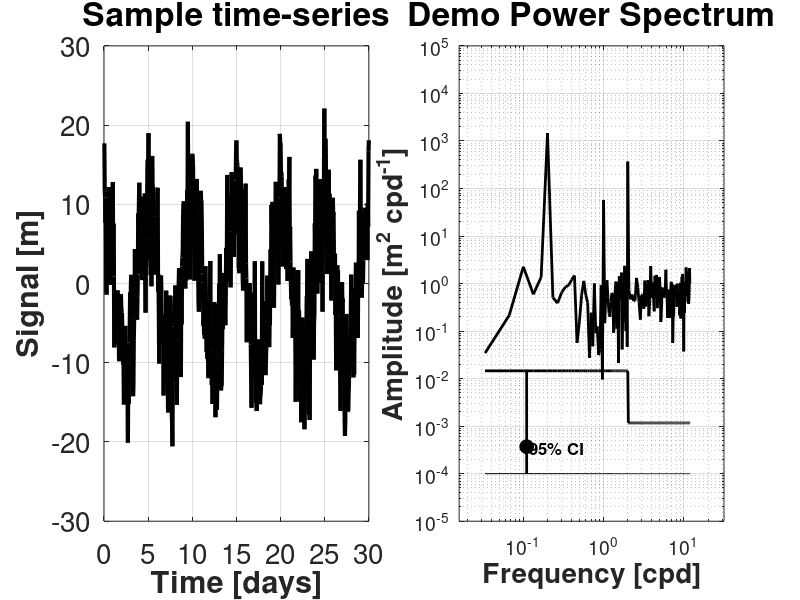

This chart was generated by the following MATLAB code:
%% power_spec_demo.m
% Use pseudo data to demonstrate technique used to create a power spectrum
% with error bars

clear all; close all;

%% Create some pseudo-data for demo purposes 

dt = 1/24; %sampling frequency 1/hr
t = dt:dt:30;


y1 = 5*cos(t*2*pi*2.0); % Semi-diurnal (2/day) signal
y2 = 2*cos(t*2*pi*1.0); % small Diurnal (1/day) signal
y3 = 10*cos(t*2*pi*0.2); % large Low-frequency (0.2/day) signal

Y = y1+y2+y3+randn(size(t))*3; %superimpose signals and and some moderate noise
% We will assume that Y has units of meters.

hf = figure(1);clf
set(hf,'position',[50 50 1300 750])

subplot(121)
plot(t,Y,'k','linewidth',3)
grid on
xlabel('Time [days]','fontweight','bold')
ylabel('Signal [m]','fontweight','bold')
set(gca,'fontsize',20)
title('Sample time-series','fontsize',24)


%% Calculate the power spectrum

%remove trendline for powerspectrum
coef = polyfit(t,Y,1); % 1 = linear fit
Y_fit = coef(1)*t+coef(2);
Y_detrend = Y-Y_fit;


L = length(t);
k = (2*pi/L)*[0:L/2-1 -L/2:-1]; ks = fftshift(k); %set up frequency grid
f = ks*24/(2*pi); % Convert to cycles/day

S = (1/24)*fft(Y_detrend);       
SPEC = fftshift(S.*conj(S))/(1/24*L);

id_pos = find(f>0);
f_pos = f(id_pos);
S_pos = SPEC(id_pos)*2; %Since the powers pectrum is symmetric if all 'Y' is real, 
                           %we simplify by looking at just the postive frequency values
 
%% Check parseval's theorem... variance in TS should be equal to variance in spectrum

var_ts = var(Y);
var_spec = sum(SPEC)*(f(2)-f(1)); 
    
%% Let's average over some higher frequency to increase sample size and decrease error...


ind = find(f_pos > 2.0); ind2 = find(f_pos <=2); %split data into >2 and <2 cycles/day
f0 = f_pos(ind); y0 = S_pos(ind);

clear f2 y2
for i = 1:length(f0)/3
    f2(i) = 1/3*(f0(i*3-2) + f0(i*3-1) + f0(i*3)); %take average frequency
    y2(i) = 1/3*(y0(i*3-2) + y0(i*3-1) + y0(i*3)); %take average spectum amplitude
end

% cat the averaged data (>2cpd) with the original data <2cpd.
ff = [f_pos(ind2) f2]; Syyf = [S_pos(ind2) y2];

%% Plot the data
subplot(122)

    loglog(ff,Syyf,'k','linewidth',2); hold on %plot power spectrum in log-scale

    % Now plot 95% CI ranges, one for the data <2cpd with one df, and one for
    % the averaged data (>2cpd) with 3df. a = 1; 

    a = 1; %sample size = 1, for one 30-day segment. Using multiple 30-day segments would increase this number.
    df_0 = 2*a; 
    lo_CI_0 = chi2inv(0.975,2*a); hi_CI = chi2inv(0.025,2*a); %
    hi_CI = 2*a/hi_CI; lo_CI_0 = 2*a/lo_CI_0;

    df_2 = 3*2*a; %degrees of freedom when averaging over frequency bins. 
    lo_CI_2 = chi2inv(0.975,3*2*a); hi_CI_2 = chi2inv(0.025,3*2*a);
    hi_CI_2 = df_2/hi_CI_2; lo_CI_2 = df_2/lo_CI_2;
 
            hold on
            
    % Draw 95% CI range
    setpoint = 1e-4;
    line_bottom = setpoint*ones(size(f_pos));
    line_top = zeros(size(f_pos));
    line_top(ind2) = line_bottom(1)*hi_CI/lo_CI_0; % for <2cpd
    line_top(ind) = line_bottom(1)*hi_CI_2/lo_CI_2; % for >2cpd
        
    loglog(f_pos,line_bottom,'k',f_pos,line_top,'k','linewidth',2)
    pos1 = (line_bottom(1)/lo_CI_0);
    loglog(.11,pos1,'ko','markersize',10,'markerfacecolor',[0 0 0])
    loglog([.11 .11],[line_bottom(1) line_top(1)],'k','linewidth',2)
    text(.12,pos1*.95,'95% CI','fontsize',12,'fontweight','bold')

    set(gca,'xlim',[10^(-1.8) 10^(1.5)],'ylim',[1e-5 1e5],'fontsize',14)
    grid on
    xlabel('Frequency [cpd]','fontsize',20,'fontweight','bold')
    ylabel('Amplitude [m^2 cpd^{-1}]','fontsize',20,'fontweight','bold')
    title('Demo Power Spectrum','fontsize',24)
    
 



